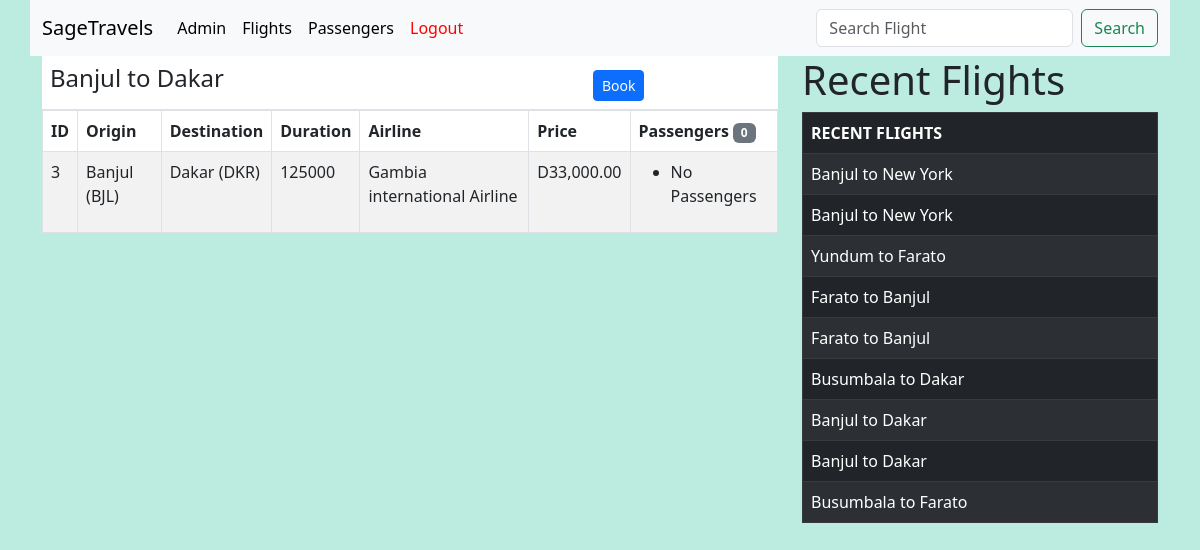
Page /flight/3/view (signed in) on the committed database.
### flights/models.py (models this page shows)
class Flight(models.Model):
    origin = models.ForeignKey(Airport, on_delete=models.CASCADE, related_name="departures")
    destination = models.ForeignKey(Airport, on_delete=models.CASCADE, related_name="arrivals")
    duration = models.IntegerField()
    airline = models.ForeignKey(Airline, on_delete=models.CASCADE)
    seats_available = models.IntegerField()
    price = models.DecimalField(max_digits=10, decimal_places=2)
    date = models.DateTimeField(default=timezone.now)
    def __str__(self):
        return f"{self.origin.city} to {self.destination.city}"

class Airport(models.Model):
    code = models.CharField(max_length=3)
    city = models.CharField(max_length=64)
    country = models.CharField(max_length=64)
    def __str__(self) -> str:
        return f"{self.city} ({self.code})"

class Airline(models.Model):
    name = models.CharField(max_length=100)
    def __str__(self):
        return self.name

### flights/views.py (the view, shortened to what this page needs)
# urls.py: path("flight/<int:flight_id>/view", views.flight, name="flight"),
@login_required
def flight(request, flight_id):
    flight = None
    try:
        flight = Flight.objects.get(id=flight_id)
    except:
        messages.error(request, "No flights found")
    recent_flights = Flight.objects.order_by("-date")
    return render(request, 'flights/flight.html', {
        'flight': flight, 'recent_flights': recent_flights, 'Keyword': 'Flight',
        'passengers': flight.passengers.all(), 'form': AddPassengerForm,
        'non_passengers': Passenger.objects.exclude(flights=flight).all(),
        'total_passengers': len(flight.passengers.all()),
    })

### flights/models.py (called while the page is built)
    def __str__(self):
        return f"{self.first_name} {self.last_name}"

### flights/templates/flights/flight.html (shortened to what this page needs)
{% extends 'flights/layout.html' %}
{% load humanize %}
{% load crispy_forms_tags %}
{% block body %}
<table class="table mb-0">
  <thead>
    <tr>
      <th scope="col"><h4>{{flight}}</h4></th>
      <th scope="col"><a class="btn btn-primary btn-sm" data-bs-toggle="modal" data-bs-target="#payrollModal" data-bs-whatever="@mdo" href="#">Book</a></th>
    </tr>
  </thead>
</table>
<table class="table table-striped table-bordered">
    <thead>
      <tr>
        <th scope="col">ID</th>
        <th scope="col">Origin</th>
        <th scope="col">Destination</th>
        <th scope="col">Duration</th>
        <th scope="col">Airline</th>
        <th scope="col">Price</th>
        <th scope="col">Passengers <span class="badge text-bg-secondary">{{total_passengers}}</span></th>
      </tr>
    </thead>
    <tbody>
        <tr>
            <td>{{flight.id}}</td>
            <td>{{flight.origin}}</td>
            <td>{{flight.destination}}</td>
            <td>{{flight.duration}}</td>
            <td>{{flight.airline}}</td>
            <td>D{{flight.price|intcomma}}</td>
            <td>
              <ul>
                {% for passenger in passengers %}
                  <li>{{passenger}}</li>
                {% empty %}
                  <li>No Passengers</li>
                {% endfor %}
              </ul>
            </td>
        </tr>
    </tbody>
  </table>
{% endblock body %}

### flights/templates/flights/layout.html (shortened to what this page needs)
{% load static %}
<!DOCTYPE html>
<html lang="en">
<head>
    <link href="https://cdn.jsdelivr.net/npm/bootstrap@5.3.0-alpha3/dist/css/bootstrap.min.css" rel="stylesheet">
    <link rel="stylesheet" href="{% static 'css/styles.css' %}">
</head>
<body>
  {% if user.is_authenticated %}
    <nav class="navbar navbar-expand-lg bg-body-tertiary container">
        <div class="container-fluid">
          <a class="navbar-brand">SageTravels</a>
          <div class="collapse navbar-collapse" id="navbarSupportedContent">
            <ul class="navbar-nav me-auto mb-2 mb-lg-0">
              <li class="nav-item">
                <a class="nav-link active" aria-current="page" href="{% url 'admin:index' %}">Admin</a>
              </li>
              <li class="nav-item">
                <a class="nav-link active" aria-current="page" href="{% url 'index' %}">Flights</a>
              </li>
              <li class="nav-item">
                <a class="nav-link active" aria-current="page" href="{% url 'passengers' %}">Passengers</a>
              </li>
              <li class="nav-item">
                <a style="color: red; font: bold;" class="nav-link active" aria-current="page" href="{% url 'logout' %}">Logout</a>
              </li>
            </ul>
            <form method="post" class="d-flex" role="search">
              <input name="{{keyword}}" class="form-control me-2" type="search" placeholder="Search {{Keyword}}" aria-label="Search">
              <button class="btn btn-outline-success" type="submit">Search</button>
            </form>
          </div>
        </div>
      </nav>
      {% endif %}
      <div class="container">
        <div class="row">
            <div class="col-md-8">
                {% block body %}
                {% endblock body %}
            </div>
            <div class="col-md-4">
                <h1>Recent Flights</h1>
                <table class="table table-striped table-dark table-bordered">
                    <thead>
                      <tr>
                        <th scope="col">RECENT FLIGHTS</th>
                      </tr>
                    </thead>
                    <tbody>
                        {% for flight in recent_flights %}
                            <tr>
                                <td>{{flight}}</td>
                            </tr>
                        {% endfor %}
                    </tbody>
                  </table>
            </div>
        </div>
      </div>
</body>
</html>

### static/css/styles.css (style rules this page uses)
body { background-color: #bcece0; }

### rows in the picture
Flight: origin+destination "Banjul to Dakar", id "3", origin "Banjul (BJL)", destination "Dakar (DKR)", duration "125000", airline "Gambia international Airline", price "33,000.00"
Flight: origin+destination "Banjul to New York"
Flight: origin+destination "Banjul to New York"
Flight: origin+destination "Yundum to Farato"
Flight: origin+destination "Farato to Banjul"
Flight: origin+destination "Farato to Banjul"
Flight: origin+destination "Busumbala to Dakar"
Flight: origin+destination "Banjul to Dakar"
Flight: origin+destination "Busumbala to Farato"

### other values in the picture
{{ total_passengers }} "0"
